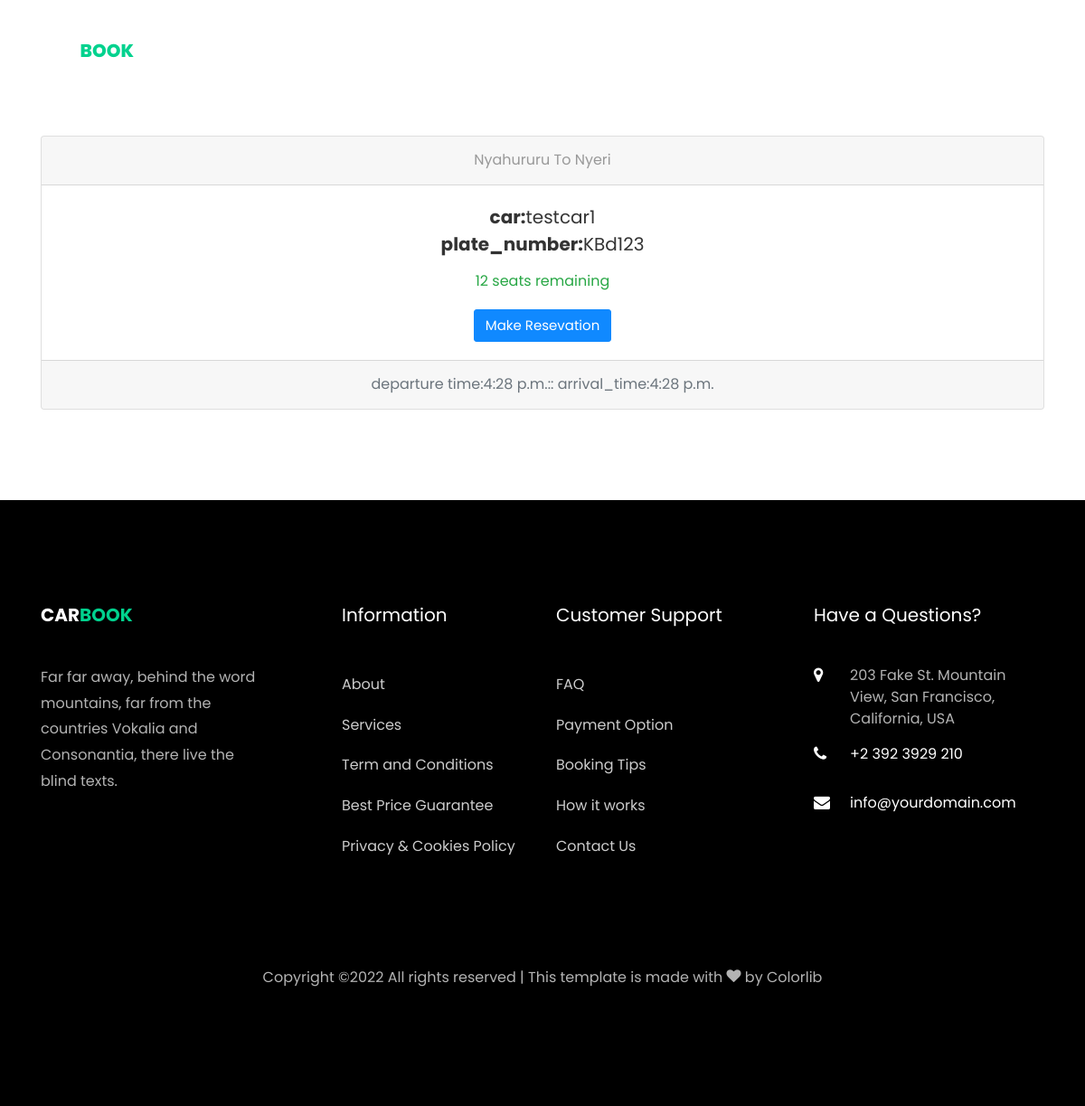
The page /RoutesDetail/3/ on the database as committed earlier.
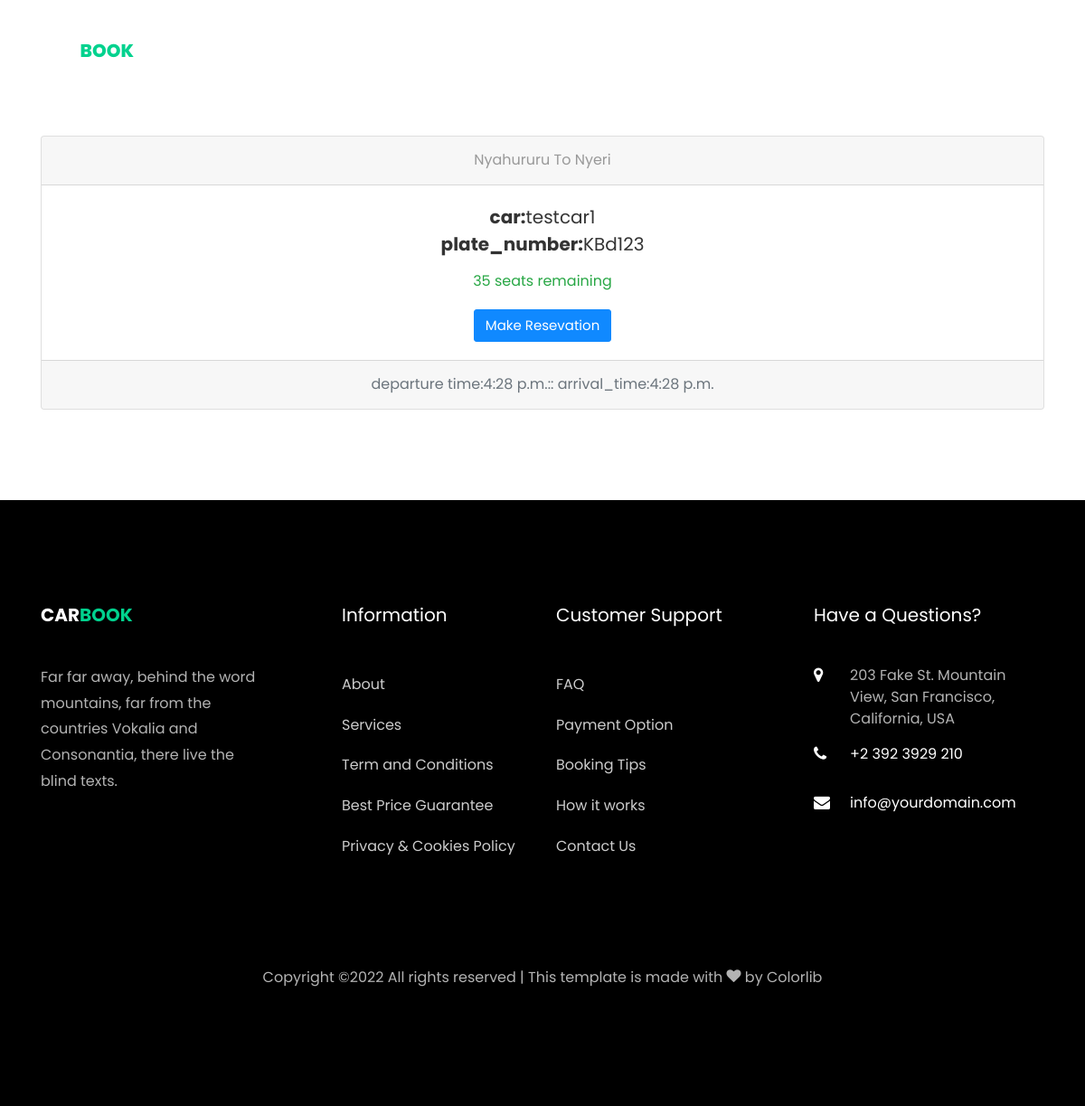
The same page on the database as committed later.
### core/models.py (models this page shows, shortened)
class Route(models.Model):
    car = models.ForeignKey(Car, on_delete=models.CASCADE)
    From = models.CharField(max_length=200)
    Destination = models.CharField(max_length=200)
    Day = models.DateField(auto_now_add=False)
    Departure_Time = models.TimeField(auto_now_add=False)
    Arrival_time = models.TimeField(auto_now_add=False)
    price = models.PositiveIntegerField(default=0)
    class Meta:
        verbose_name_plural = 'Routes'

class Car(models.Model):
    name = models.CharField(max_length=200)
    image = models.ImageField()
    description = models.CharField(max_length=300)
    capacity = models.PositiveIntegerField()
    plate_no = models.CharField(max_length=100)
    fuel = models.CharField(max_length=100, choices=Fuel_Choices)
    Transmission = models.CharField(max_length=100, choices=Transmission_Choices)
    booked = models.BooleanField(default=False)
    def __str__(self):
        return self.name
    class Meta:
        verbose_name_plural = 'Cars'

### core/views.py (the view)
# urls.py: path('RoutesDetail/<int:pk>/', RoutesDetail.as_view(), name="RoutesDetail"),
class RoutesDetail(DetailView):
    template_name = 'Routes_Detail.html'
    model = Route
    def get_context_data(self, **kwargs):
        context = super().get_context_data(**kwargs)
        context['route'] = Route.objects.get(pk=self.kwargs.get('pk'))
        return context

### templates/Routes_Detail.html (shortened to what this page needs)
{% extends 'index.html' %}
{% load static %}
{% block content %}
     <main id="main" style="margin-top: 150px; margin-bottom: 100px;">
    <section class="Fixture_Detail">
        <div class="container">
     <div class="card text-center mt-5">
  <div class="card-header">
    {{ route.From }} To {{ route.Destination }}
  </div>
  <div class="card-body">
    <h5 class="card-title"><b>car:</b>{{ route.car }}<br><b>plate_number:</b>{{ route.car.plate_no }}</h5>
      <p class="card-text text-success">{{ route.car.capacity }} seats remaining</p>
    <a href="{% url 'BookingForm' route.id %}" class="btn btn-primary">Make Resevation </a>
  </div>
  <div class="card-footer text-muted">
   departure time:{{ route.Departure_Time }}:: arrival_time:{{ route.Arrival_time }}
  </div>
</div>
     </div>
    </section>
    </main>
{% endblock %}

Rows that differ between the two databases and show on the page:
changed through a linked row, Route "Nyahururu": car.capacity "12" → "35"
